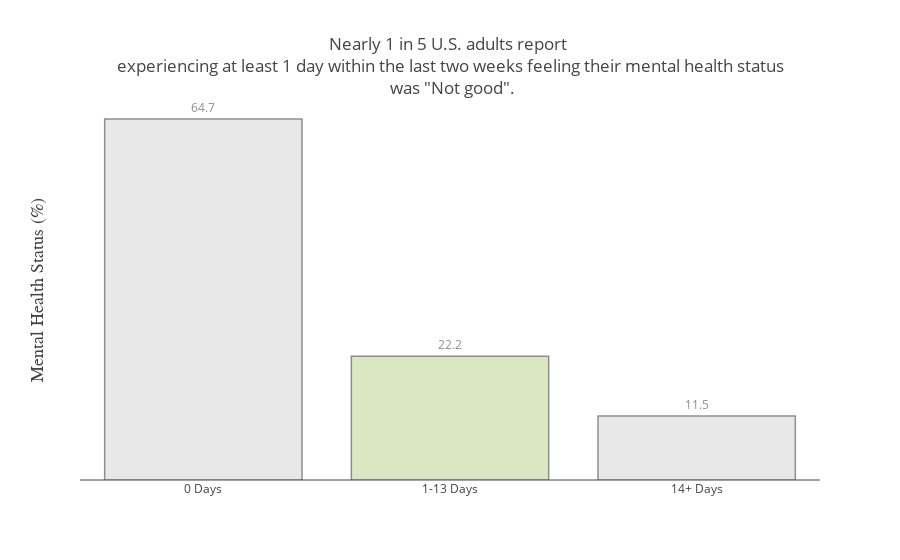

Notebook code cell kept with this figure:
### Code cell
graphData=freq_table.reset_index().copy()
#pass data in
data = [go.Bar(x=graphData.loc[0:2]['index'],
               y=graphData.loc[0:2]['Percent'],
               text=round((graphData.loc[0:2]['Percent']),1),
               textposition='outside',marker=dict(
               color=['rgb(217,217,217)',
                      'rgb(196,215,155)',
                      'rgb(217,217,217)']
                   ,line=dict(color='rgb(68,68,68)',
               width=1.5),),opacity=0.6)]

layout = go.Layout(
                title='Nearly 1 in 5 U.S. adults report <br> experiencing at least 1 day within the last two weeks feeling their mental health status <br> was "Not good".',
                yaxis=dict(title='Mental Health Status (%)',ticks='',showticklabels=False,showgrid=False,
                titlefont=dict(family='Arial, sans-serif',size=18,color='444444',))
                ,xaxis=dict(ticks='',tickangle=0))

fig = go.Figure(data=data, layout=layout)
py.iplot(fig, filename='text-hover-bar')

### Figure 1 — Plotly figure (JSON) as saved in the notebook; plotly's stock layout.template omitted (floating-point values rounded to 4 significant figures)
{"data": [{"marker": {"color": ["rgb(217,217,217)", "rgb(196,215,155)", "rgb(217,217,217)"], "line": {"color": "rgb(68,68,68)", "width": 1.5}}, "opacity": 0.6, "text": [64.7, 22.2, 11.5], "textposition": "outside", "type": "bar", "x": ["0 Days", "1-13 Days", "14+ Days"], "y": [64.74, 22.2, 11.49]}], "layout": {"title": "Nearly 1 in 5 U.S. adults report <br> experiencing at least 1 day within the last two weeks feeling their mental health status <br> was \"Not good\".", "xaxis": {"tickangle": 0, "ticks": ""}, "yaxis": {"showgrid": false, "showticklabels": false, "ticks": "", "title": "Mental Health Status (%)", "titlefont": {"color": "444444", "family": "Arial, sans-serif", "size": 18}}}}
